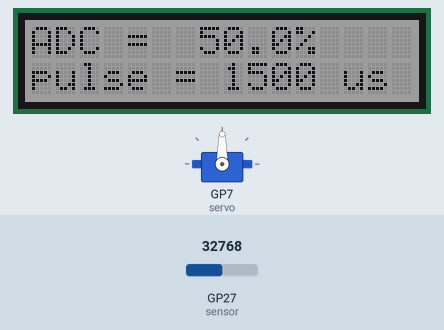
Simulated run of this program. Board: Raspberry Pi Pico running MicroPython. On the bench: 16×2 character LCD, servo. Inputs (shaded band) come from the test bench; at power-on: GP27 (sensor) = 32768 (analog values on the 0–65535 scale). Servo angles are drawn from the pulse width (0.5 ms = 0°, 2.5 ms = 180°).

Above: at 1.2 s.
1.3 s: GP27 (sensor) set to 45874
At 1.8 s:
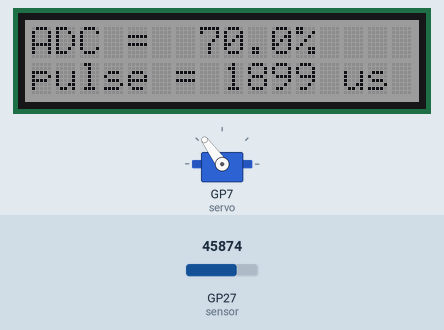
2.8 s: GP27 (sensor) set to 57670
At 4.0 s:
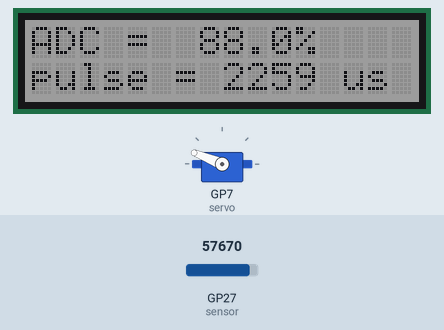
4.3 s: GP27 (sensor) set to 65535
At 5.3 s:
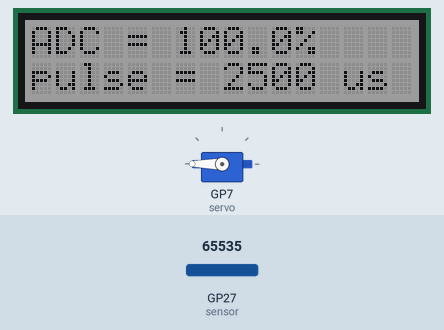
5.8 s: GP27 (sensor) set to 19660
At 6.5 s:
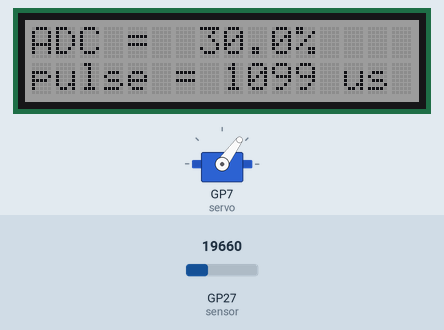
7.3 s: GP27 (sensor) set to 7864
At 7.7 s:
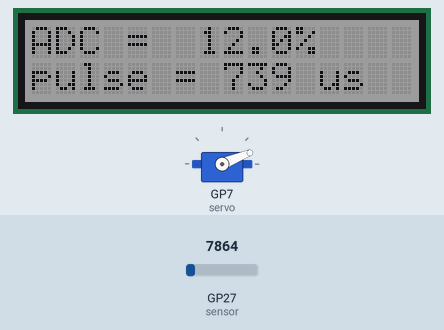
8.8 s: GP27 (sensor) set to 1845
At 9.9 s:
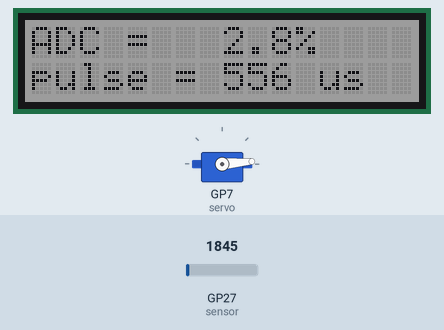
Timing chart, 0 to 11.3 s (numbered marks = the images above; inputs shaded):
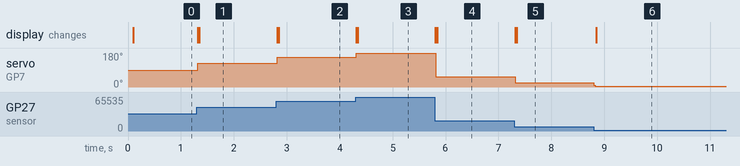

Measured:
- after the input at 1.3 s, servo on GP7 (servo): 90° → 126° at once; the display: first changes at once (image 1 shows a later state)
- after the input at 2.8 s, servo on GP7 (servo): 126° → 158° at once; the display: first changes at once (image 2 shows a later state)
- after the input at 4.3 s, servo on GP7 (servo): 158° → 180° at once; the display: first changes at once (image 3 shows a later state)
- after the input at 5.8 s, servo on GP7 (servo): 180° → 54° at once; the display: first changes at once (image 4 shows a later state)
- after the input at 7.3 s, servo on GP7 (servo): 54° → 22° at once; the display: first changes at once (image 5 shows a later state)
- after the input at 8.8 s, servo on GP7 (servo): 22° → 5° at once; the display: changes at once (image 6)

The program:

test1.py
```python
# rotary angle sensor

import machine
import time
from lcd1602 import LCD1602_RGB


class LCD16x2():

    def __init__(self, i2c):
        self.i2c = i2c
        self.d = LCD1602_RGB(i2c, 2, 16)
        self.d.set_rgb(128, 128, 128)
        self.d.clear()
        self.lines = [" "*16, " "*16]

    def update(self, line1=None, line2=None):
        self.update_line(0, line1)
        self.update_line(1, line2)

    def update_line(self, j, line):
        line = "{:16s}".format(line)
        if line != self.lines[j]:
            for i, char in enumerate(line):
                self.d.setCursor(i, j)
                self.d.write(ord(char))
            self.lines[j] = line


class RotaryAngleSensor():

    def __init__(self, adc):
        self.adc = adc

    def value(self, n=10):
        return (100/n/65535)*sum([self.adc.read_u16() for k in range(n)])


class Servo():

    def __init__(self, pwm, freq=50, pulse_width_min=500, pulse_width_max=2500):
        self.pwm = pwm
        self.pwm.freq(freq)
        self.pulse_width_min = pulse_width_min
        self.pulse_width_max = pulse_width_max
        self.pulse_width_us = 1500

    def set_position(self, pos):
        pw = self.pulse_width_min + int((self.pulse_width_max - self.pulse_width_min)*pos/100)
        self.pulse_width_us = max(self.pulse_width_min, min(self.pulse_width_max, pw))
        self.pwm.duty_ns(1000*self.pulse_width_us)


sensor = RotaryAngleSensor(machine.ADC(27))
lcd = LCD16x2(machine.I2C(0))
servo = Servo(machine.PWM(machine.Pin(7, machine.Pin.OUT)))

def main(timer):
    global sensor, lcd, servo
    pos = sensor.value()
    servo.set_position(pos)
    lcd.update(f"ADC = {sensor.value():5.1f}%", f"pulse = {servo.pulse_width_us} us")

timer = machine.Timer(freq=100, mode=machine.Timer.PERIODIC, callback=main)
```
